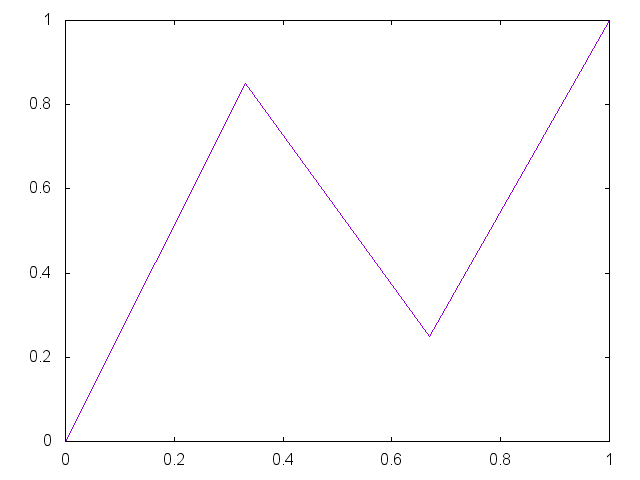

Source code (gnuplot):


set term png

set output "generate/static/generate/unique-0.85-0.25.png"
plot '-' smooth unique notitle
0 0
0.33 0.85
0.67 0.25 
1 1
e

reset;
